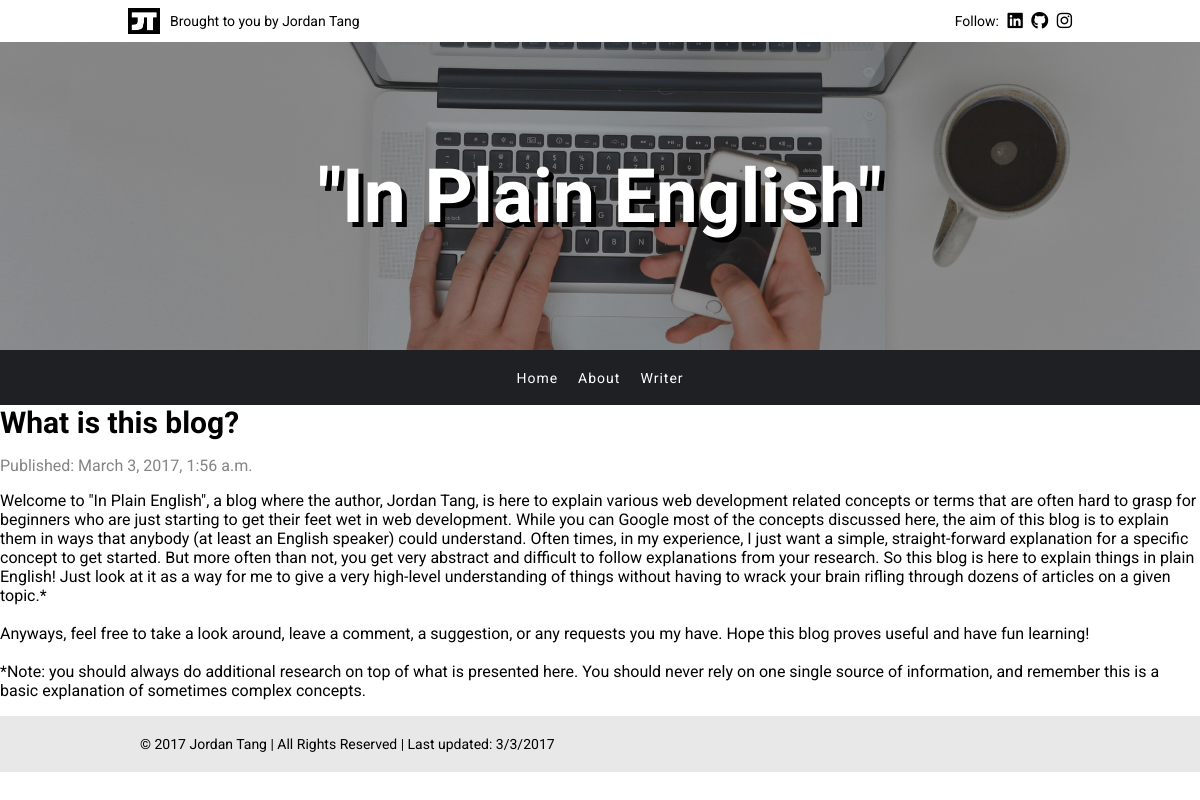
The app's page /post/1/ with its own data.
### app/models.py (models this page shows, shortened)
class Post(models.Model):
    author = models.ForeignKey('auth.User')
    title = models.CharField(max_length=200)
    text = models.TextField()
    created_date = models.DateTimeField(
        default=timezone.now)
    published_date = models.DateTimeField(
        blank=True, null=True)

### app/views.py (the view)
# urls.py: url(r'^post/(?P<pk>\d+)/$', views.post_detail, name='post_detail'),
def post_detail(request, pk):
    post = get_object_or_404(Post, pk=pk)
    return render(request, 'app/post_detail.html', {'post': post})

### app/templates/app/post_detail.html (shortened to what this page needs)
{% extends 'app/base.html' %}
{% block content %}
    <div>
        <div class="title-container">
            <h2>{{ post.title }}</h2>
        </div>
        {% if post.published_date %}
            <p class="subtext">Published: {{ post.published_date }}</p>
        {% endif %}
        <p>{{ post.text|linebreaksbr }}</p>
    </div>
{% endblock %}

### app/static/css/style.css (style rules this page uses)
body { font-family: 'Roboto', sans-serif; margin: 0; }
h2 { display: inline; font-size: 24px; }
.subtext { color: #848484; font-size: 14px; }
p { font-size: 14px; }
* { box-sizing: border-box; }
@media all and (min-width: 600px) { p { font-size: 16px; } }
@media all and (min-width: 600px) { h2 { font-size: 30px; } }
@media all and (min-width: 600px) { .subtext { font-size: 16px; } }

### records on screen
Post: title "What is this blog?", published_date "March 3, 2017, 1:56 a.m.", text "Welcome to \"In Plain English\", a blog where the author, Jordan Tang, is here to explain various web development related concepts or terms that are often hard to grasp for beginners who are just starting to get their feet wet in web development. While you can Google most of the concepts discussed here, the aim of this blog is to explain them in ways that anybody (at least an English speaker) could understand. Often times, in my experience, I just want a simple, straight-forward explanation for a specific concept to get started. But more often than not, you get very abstract and difficult to follow explanations from your research. So this blog is here to explain things in plain English! Just…"
